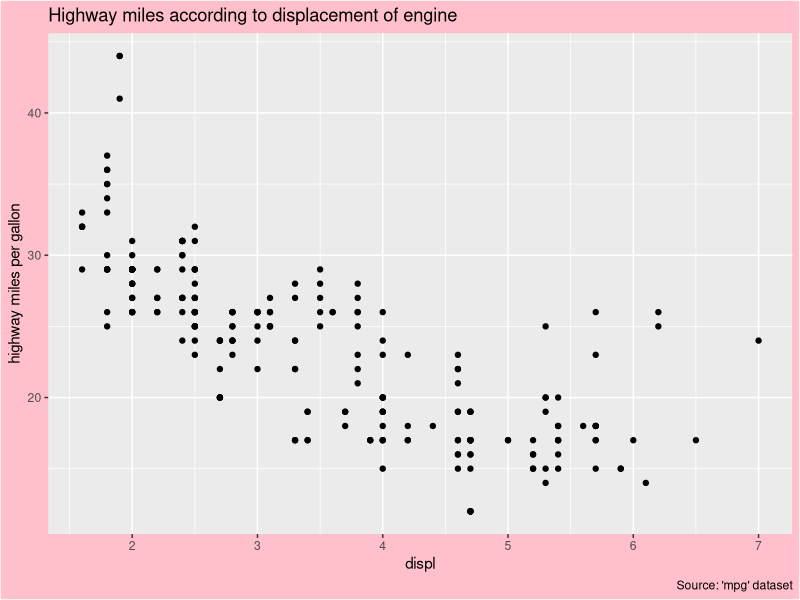
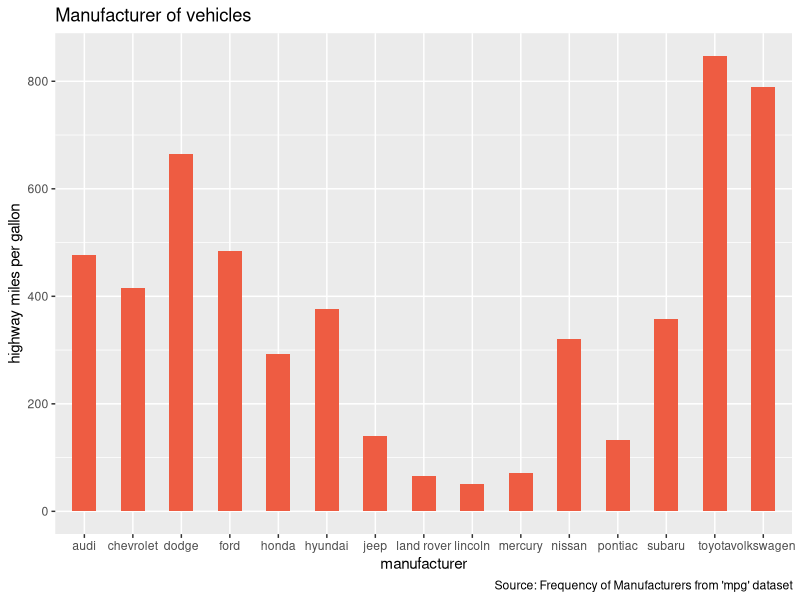
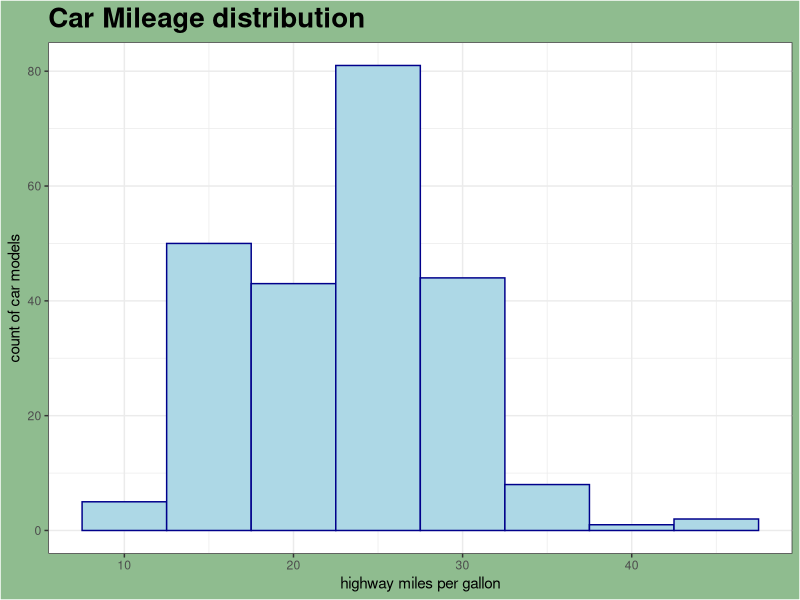
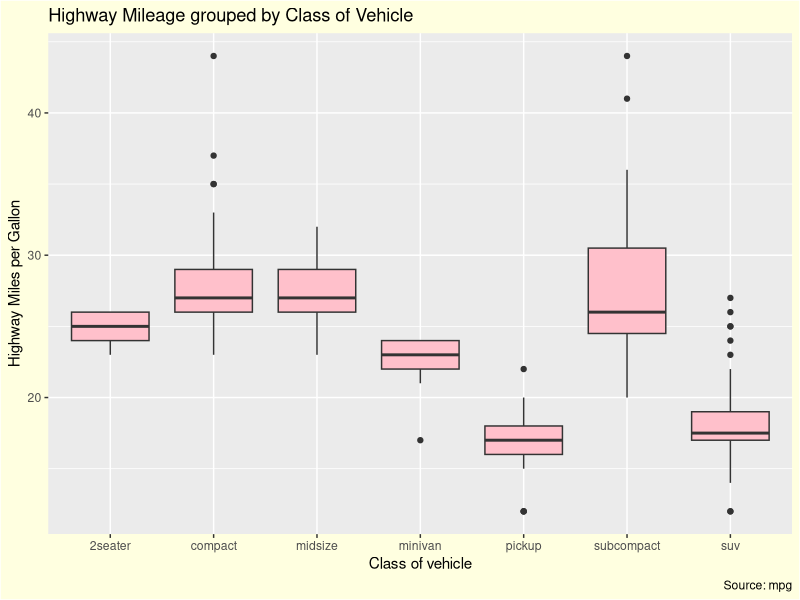
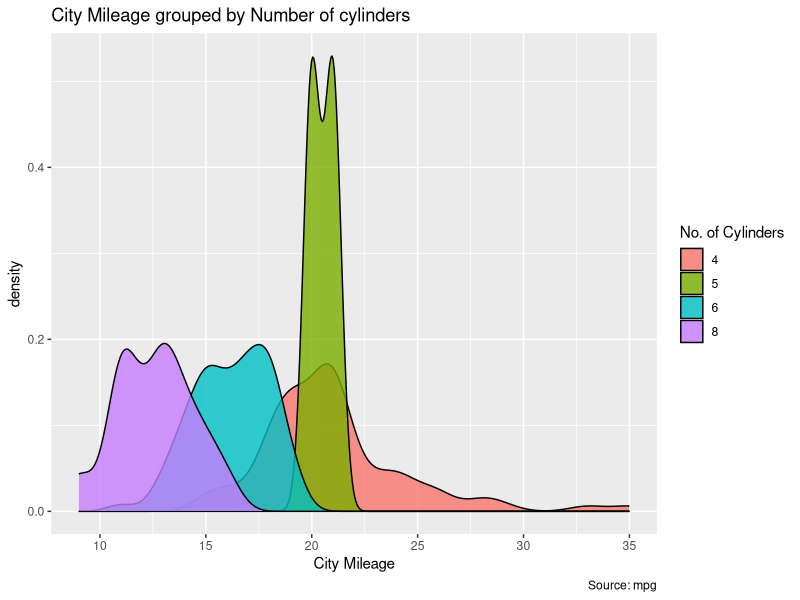
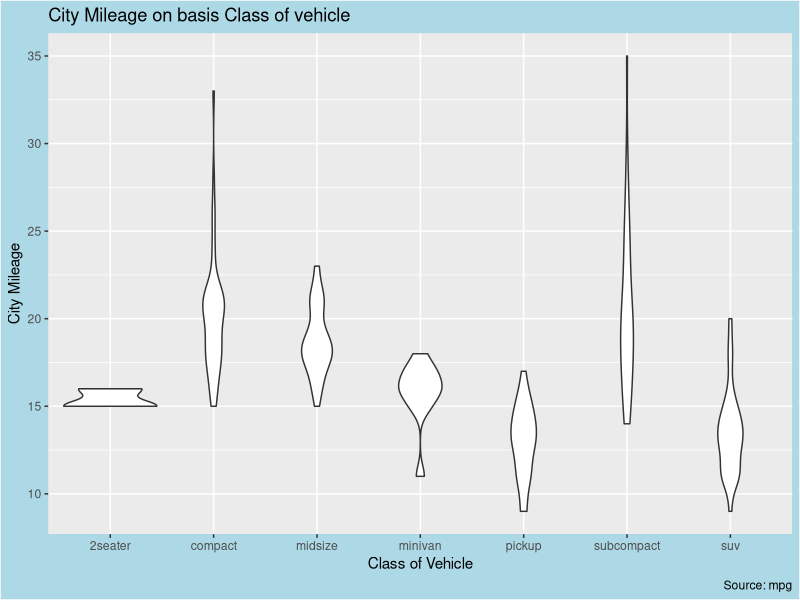

These figures' R source, in order:
library(tidyverse)
view(mpg)
?mpg

ggplot(data=mpg)+
  geom_point(mapping=aes(x=displ , y=hwy))+
  labs(title="Highway miles according to displacement of engine ", 
       caption="Source: 'mpg' dataset",
       y="highway miles per gallon")+
  theme(plot.background=element_rect(fill="pink"))

ggplot(data=mpg ,aes(x=manufacturer,y=hwy ))+
  geom_bar(stat = "identity",width = 0.5, fill="tomato2")+
  labs(title="Manufacturer of vehicles", 
       caption="Source: Frequency of Manufacturers from 'mpg' dataset",
       y="highway miles per gallon")

ggplot(mpg, aes(x = hwy)) +
  theme_bw()+
  geom_histogram(binwidth = 5,color="darkblue", fill="lightblue")+
  labs(title = "Car Mileage distribution",
       x="highway miles per gallon",
       y="count of car models")+
  theme(plot.background=element_rect(fill="darkseagreen"))+
  theme(plot.title = element_text(size=20, face="bold"))

ggplot(mpg, aes(x = class, y = hwy )) +
  geom_boxplot(fill="Pink")+
  labs(title="Highway Mileage grouped by Class of Vehicle",
       caption="Source: mpg",
       x="Class of vehicle",
       y="Highway Miles per Gallon")+
  theme(plot.background=element_rect(fill="lightyellow"))

ggplot(mpg, aes(cty))+
  geom_density(aes(fill=factor(cyl)), alpha=0.8) + 
  labs(title="City Mileage grouped by Number of cylinders",
       caption="Source: mpg",
       x="City Mileage",
       fill="No. of Cylinders")

ggplot(mpg, aes(class, cty))+
  geom_violin() + 
  labs(title="City Mileage on basis Class of vehicle",
       caption="Source: mpg",
       x="Class of Vehicle",
       y="City Mileage")+
  theme(plot.background=element_rect(fill="lightblue"))





 
